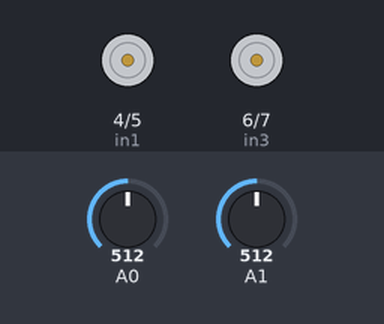
A sketch run on a simulated Arduino Uno, built with avr-gcc and run on an emulated ATmega328P. Shown: motor-driver pin pairs drawn as motors (green arrow = first pin HIGH = forward, orange = second pin HIGH = backward, longer = more drive, scaled by the enable pin). The inputs (shaded band) are chosen by the test bench; at power-on: A1 = 512, A0 = 512.

Above: at 1.2 s.
1.3 s: A1 set to 560
2.8 s: A0 set to 662
4.3 s: A0 set to 685
At 5.4 s:
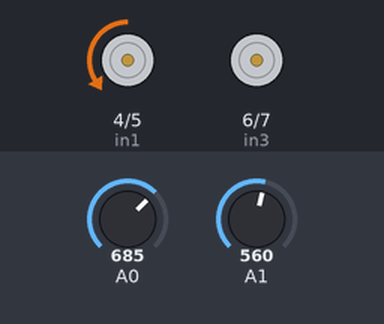
5.8 s: A1 set to 460
At 6.5 s:
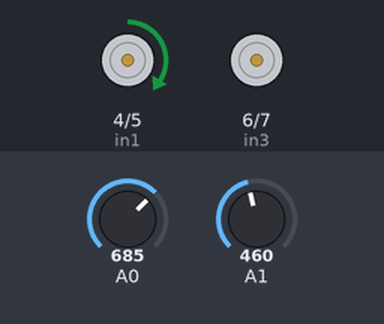
7.3 s: A0 set to 540
At 7.7 s:
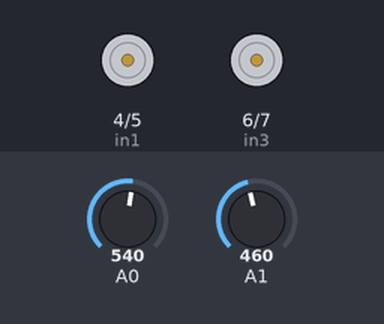
8.8 s: A1 set to 306
At 10.0 s:
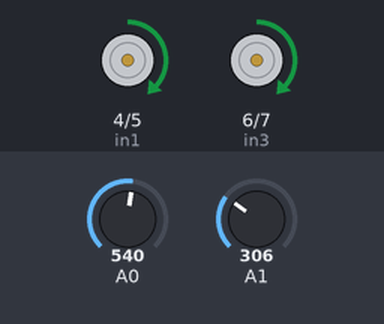
Timing chart, 0 to 11.3 s (numbered marks = the images above; inputs shaded):
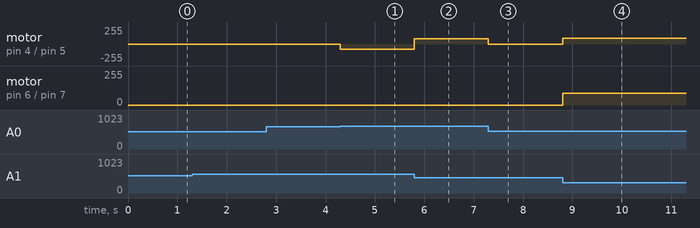

Measured:
- the behaviour switches between 670 and 671 on A0 (found by bisection; images 0 and 1)
- after the input at 2.8 s, every drawn part: stays the same
- after the input at 4.3 s, motor on pin 4 (in1) / pin 5 (in2): stopped → backward 77/255 at once
- after the input at 5.8 s, motor on pin 4 (in1) / pin 5 (in2): backward 77/255 → forward 77/255 at once
- after the input at 7.3 s, motor on pin 4 (in1) / pin 5 (in2): forward 77/255 → stopped at once
- after the input at 8.8 s, motor on pin 4 (in1) / pin 5 (in2), motor on pin 6 (in3) / pin 7 (in4): stopped → forward 88/255 at once

The sketch:

controling_both_DC_motors.ino
```cpp
#define enA 9
#define in1 4
#define in2 5
#define enB 10
#define in3 6
#define in4 7
int motorSpeedA = 0;
int motorSpeedB = 0;
void setup() {
  pinMode(enA, OUTPUT);
  pinMode(enB, OUTPUT);
  pinMode(in1, OUTPUT);
  pinMode(in2, OUTPUT);
  pinMode(in3, OUTPUT);
  pinMode(in4, OUTPUT);
}
void loop() {
  int xAxis = analogRead(A0); // Read Joysticks X-axis
  int yAxis = analogRead(A1); // Read Joysticks Y-axis
  // Y-axis used for forward and backward control
  if (yAxis < 470) {
    // Set Motor A backward
    digitalWrite(in1, HIGH);
    digitalWrite(in2, LOW);
    // Set Motor B backward
    digitalWrite(in3, HIGH);
    digitalWrite(in4, LOW);
    // Convert the declining Y-axis readings for going backward from 470 to 0 into 0 to 255 value for the PWM signal for increasing the motor speed
    motorSpeedA = map(yAxis, 470, 0, 0, 255);
    motorSpeedB = map(yAxis, 470, 0, 0, 255);
  }
  else if (yAxis > 550) {
    // Set Motor A forward
    digitalWrite(in1, LOW);
    digitalWrite(in2, HIGH);
    // Set Motor B forward
    digitalWrite(in3, LOW);
    digitalWrite(in4, HIGH);
    // Convert the increasing Y-axis readings for going forward from 550 to 1023 into 0 to 255 value for the PWM signal for increasing the motor speed
    motorSpeedA = map(yAxis, 550, 1023, 0, 255);
    motorSpeedB = map(yAxis, 550, 1023, 0, 255);
  }
  // If joystick stays in middle the motors are not moving
  else {
    motorSpeedA = 0;
    motorSpeedB = 0;
  }
  // X-axis used for left and right control
  if (xAxis < 470) {
    // Convert the declining X-axis readings from 470 to 0 into increasing 0 to 255 value
    int xMapped = map(xAxis, 470, 0, 0, 255);
    // Move to left - decrease left motor speed, increase right motor speed
    motorSpeedA = motorSpeedA - xMapped;
    motorSpeedB = motorSpeedB + xMapped;
    // Confine the range from 0 to 255
    if (motorSpeedA < 0) {
      motorSpeedA = 0;
    }
    if (motorSpeedB > 255) {
      motorSpeedB = 255;
    }
  }
  if (xAxis > 550) {
    // Convert the increasing X-axis readings from 550 to 1023 into 0 to 255 value
    int xMapped = map(xAxis, 550, 1023, 0, 255);
    // Move right - decrease right motor speed, increase left motor speed
    motorSpeedA = motorSpeedA + xMapped;
    motorSpeedB = motorSpeedB - xMapped;
    // Confine the range from 0 to 255
    if (motorSpeedA > 255) {
      motorSpeedA = 255;
    }
    if (motorSpeedB < 0) {
      motorSpeedB = 0;
    }
  }

  if (motorSpeedA < 70) {
    motorSpeedA = 0;
  }
  if (motorSpeedB < 70) {
    motorSpeedB = 0;
  }
  analogWrite(enA, motorSpeedA); // Send PWM signal to motor A
  analogWrite(enB, motorSpeedB); // Send PWM signal to motor B
}
```
